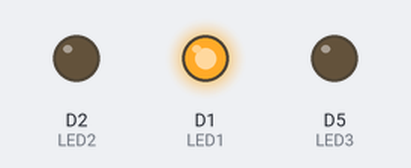
Simulated run of this sketch. Board: ESP8266 (NodeMCU). Parts: output pins drawn as LEDs (lit = HIGH).

Above: at 0.2 s.
At 1.2 s:
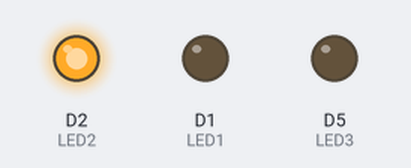
At 2.2 s:
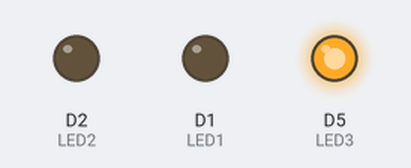
At 5.7 s:
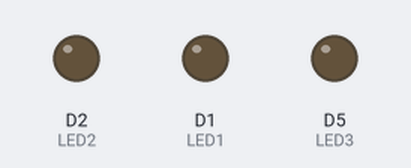
Timing chart, 0 to 6.9 s (numbered marks = the images above):
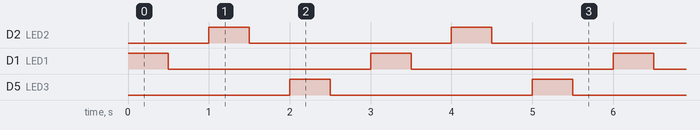

Measured:
- by itself, D2 (LED2), D1 (LED1), D5 (LED3): alternates HIGH for 0.50 s and LOW for 2.5 s
- by itself, everything shown: repeats every 3.0 s, in 6 steps

The sketch:

02.ino
```cpp
#define LED1 D1
#define LED2 D2
#define LED3 D5

void setup() {
  // put your setup code here, to run once:
  pinMode(LED1, OUTPUT);
  pinMode(LED2, OUTPUT);
  pinMode(LED3, OUTPUT);
}

void loop() {
  // put your main code here, to run repeatedly:
  digitalWrite(LED1, HIGH);
  delay(500);
  digitalWrite(LED1, LOW);
  delay(500);

  digitalWrite(LED2, HIGH);
  delay(500);
  digitalWrite(LED2, LOW);
  delay(500);

  digitalWrite(LED3, HIGH);
  delay(500);
  digitalWrite(LED3, LOW);
  delay(500);
}
```
